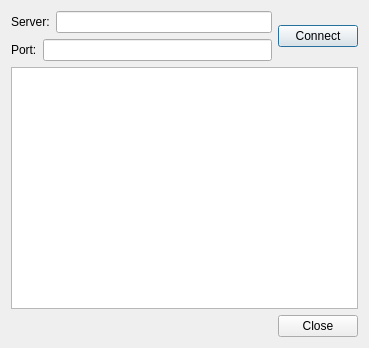
<?xml version="1.0" encoding="UTF-8"?>
<ui version="4.0">
 <class>gstspclientdialog</class>
 <widget class="QDialog" name="gstspclientdialog">
  <property name="geometry">
   <rect>
    <x>0</x>
    <y>0</y>
    <width>369</width>
    <height>348</height>
   </rect>
  </property>
  <property name="windowTitle">
   <string>Dialog</string>
  </property>
  <layout class="QVBoxLayout" name="verticalLayout_3">
   <item>
    <layout class="QVBoxLayout" name="verticalLayout_2">
     <item>
      <layout class="QHBoxLayout" name="horizontalLayout_3">
       <item>
        <layout class="QVBoxLayout" name="verticalLayout">
         <item>
          <layout class="QHBoxLayout" name="horizontalLayout_2">
           <item>
            <widget class="QLabel" name="label">
             <property name="text">
              <string>Server:</string>
             </property>
            </widget>
           </item>
           <item>
            <widget class="QLineEdit" name="lineEditServer"/>
           </item>
          </layout>
         </item>
         <item>
          <layout class="QHBoxLayout" name="horizontalLayout">
           <item>
            <widget class="QLabel" name="label_2">
             <property name="text">
              <string>Port:</string>
             </property>
            </widget>
           </item>
           <item>
            <widget class="QLineEdit" name="lineEditPort"/>
           </item>
          </layout>
         </item>
        </layout>
       </item>
       <item>
        <widget class="QPushButton" name="pushButtonConnect">
         <property name="text">
          <string>Connect</string>
         </property>
        </widget>
       </item>
      </layout>
     </item>
     <item>
      <widget class="QPlainTextEdit" name="plainTextEdit">
       <property name="readOnly">
        <bool>true</bool>
       </property>
      </widget>
     </item>
     <item>
      <widget class="QDialogButtonBox" name="buttonBox">
       <property name="orientation">
        <enum>Qt::Horizontal</enum>
       </property>
       <property name="standardButtons">
        <set>QDialogButtonBox::Close</set>
       </property>
      </widget>
     </item>
    </layout>
   </item>
  </layout>
 </widget>
 <resources/>
 <connections>
  <connection>
   <sender>buttonBox</sender>
   <signal>accepted()</signal>
   <receiver>gstspclientdialog</receiver>
   <slot>accept()</slot>
   <hints>
    <hint type="sourcelabel">
     <x>248</x>
     <y>254</y>
    </hint>
    <hint type="destinationlabel">
     <x>157</x>
     <y>274</y>
    </hint>
   </hints>
  </connection>
  <connection>
   <sender>buttonBox</sender>
   <signal>rejected()</signal>
   <receiver>gstspclientdialog</receiver>
   <slot>reject()</slot>
   <hints>
    <hint type="sourcelabel">
     <x>316</x>
     <y>260</y>
    </hint>
    <hint type="destinationlabel">
     <x>286</x>
     <y>274</y>
    </hint>
   </hints>
  </connection>
 </connections>
</ui>
